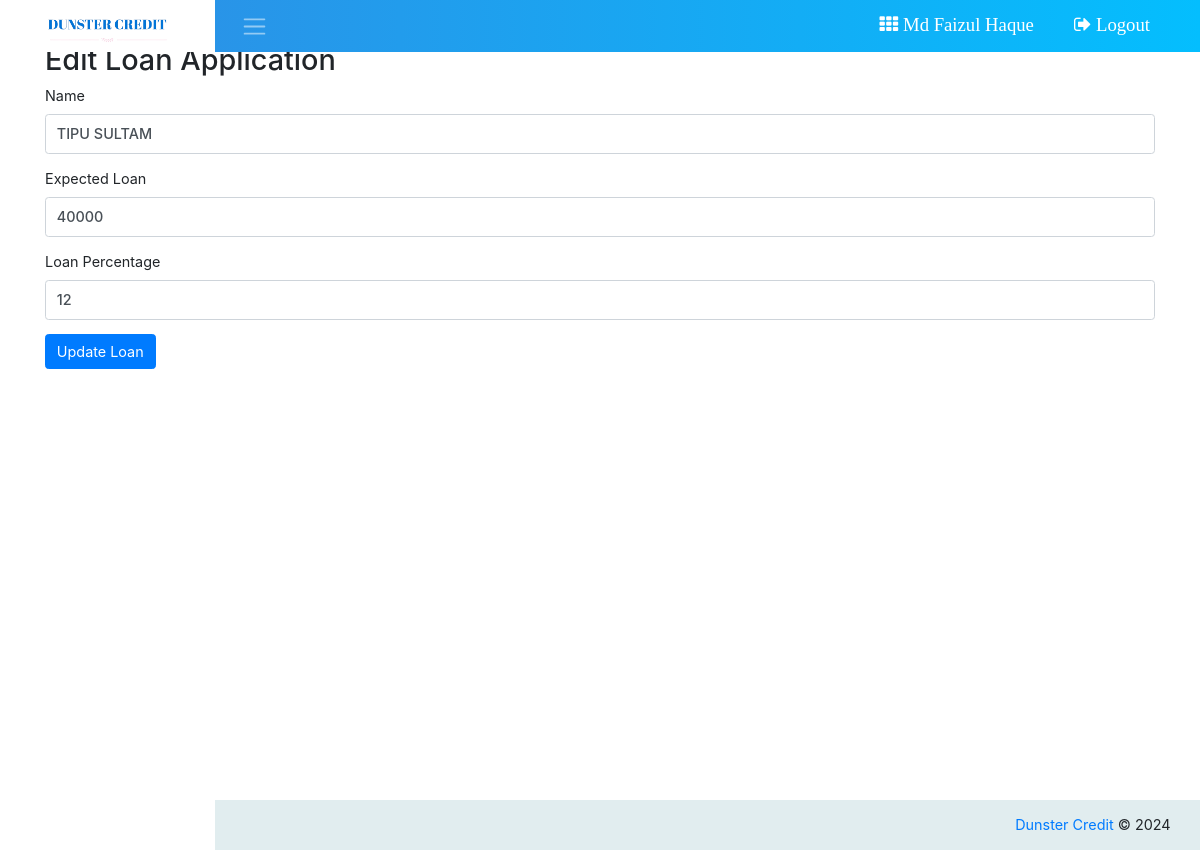
The page /edit_loan_application.php?loan_id=9 (signed in) on the database its author committed.
### tables this page shows
CREATE TABLE `tbl_loan_application` (
  `id` int(11) NOT NULL,
  `b_id` int(11) NOT NULL,
  `status` int(11) NOT NULL DEFAULT '0',
  `name` varchar(100) NOT NULL,
  `expected_loan` bigint(50) NOT NULL,
  `loan_percentage` int(11) NOT NULL,
  `installments` int(11) NOT NULL,
  `total_loan` bigint(50) NOT NULL,
  `emi_loan` int(11) NOT NULL,
  `amount_paid` bigint(50) DEFAULT '0',
  `amount_remain` bigint(50) DEFAULT NULL,
  `current_inst` int(11) DEFAULT '0',
  `remain_inst` int(11) DEFAULT NULL,
  `next_date` date DEFAULT NULL,
  `files` varchar(255) NOT NULL
);

### edit_loan_application.php (the view, shortened to what this page needs)
<?php
include_once "inc/header.php";
$mysqli = new mysqli(DB_HOST, DB_USER, DB_PASS, DB_NAME);
function getLoanApplicationById($db, $id) {
    $query = "SELECT * FROM tbl_loan_application WHERE id = ?";
    $stmt = $db->prepare($query);
    $stmt->bind_param("i", $id);
    $stmt->execute();
    $result = $stmt->get_result();
    return $result->fetch_assoc();
}
if (isset($_GET['loan_id']) && is_numeric($_GET['loan_id'])) {
    $loan_id = intval($_GET['loan_id']);
    $loan = getLoanApplicationById($mysqli, $loan_id);
} else {
    die("<p>Invalid request. Loan ID is missing or invalid.</p>");
}
?>
<div class="container mt-5">
    <h2>Edit Loan Application</h2>
    <form method="POST">
        <div class="mb-3">
            <label for="name" class="form-label">Name</label>
            <input type="text" class="form-control" id="name" name="name"
                   value="<?php echo htmlspecialchars($loan['name']); ?>" required>
        </div>
        <div class="mb-3">
            <label for="expected_loan" class="form-label">Expected Loan</label>
            <input type="number" class="form-control" id="expected_loan" name="expected_loan"
                   value="<?php echo $loan['expected_loan']; ?>" required>
        </div>
        <div class="mb-3">
            <label for="loan_percentage" class="form-label">Loan Percentage</label>
            <input type="number" class="form-control" id="loan_percentage" name="loan_percentage"
                   value="<?php echo $loan['loan_percentage']; ?>" required>
        </div>
        <button type="submit" name="update" class="btn btn-primary">Update Loan</button>
    </form>
</div>
<?php
include_once "inc/footer.php";
?>

### rows shown on the page
tbl_loan_application: name "TIPU SULTAM", expected_loan "40000", loan_percentage "12"

### other values the page prints
Session::get("name") "Md Faizul Haque"
